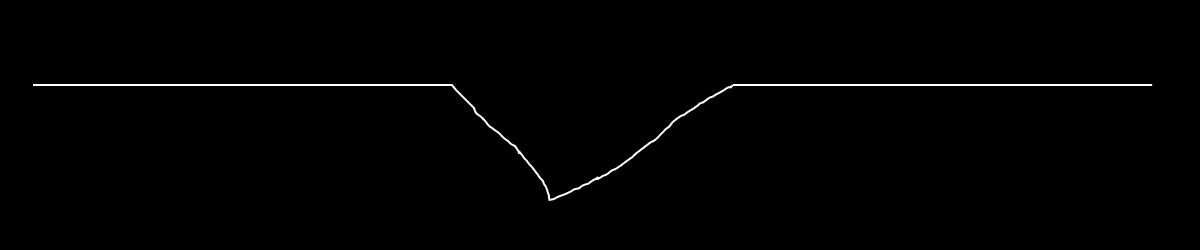
#> input picture OpenCV拟合与特征点识别/center-v1.jpg, 1200 x 250 px
$ python '模板匹配算法.py'
#> lines starting #> are read from the running program, lines starting #| are printed output that depends on the picture
import cv2
import numpy as np
kernel_left = np.array([[1,1,1,1,1,0,0,0],
                        [1,1,1,1,1,1,0,0],
                        [0,0,0,0,0,1,1,0],
                        [0,0,0,0,0,0,1,1]])
kernel_right = np.array([[0,0,0,1,1,1,1,1],
                         [0,0,1,1,1,1,1,1],
                         [0,1,1,0,0,0,0,0],
                         [1,1,0,0,0,0,0,0]])
img = cv2.imread("center-v1.jpg")
#> img is the input picture: shape (250, 1200, 3); min 0, max 255, mean 2.1
gray = cv2.cvtColor(img,cv2.COLOR_BGR2GRAY).astype("float")
start = cv2.getTickCount()
res1 = cv2.filter2D(gray,-1,kernel_left)
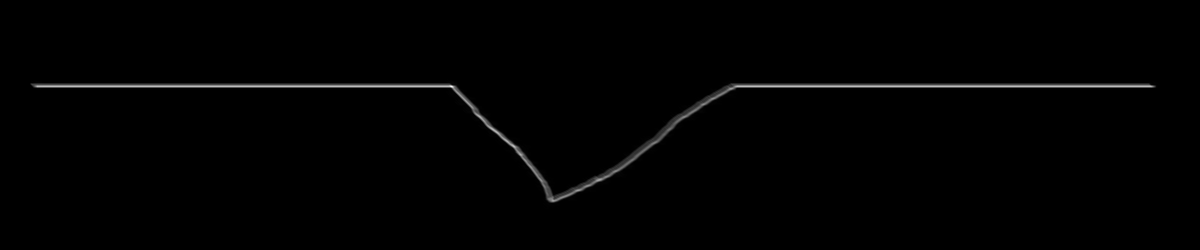
#> res1: shape (250, 1200) float64; min 0, max 3787, mean 31.6; drawn with min black and max white
res2 = cv2.filter2D(gray,-1,kernel_right)
points=  []
max1 = np.max(res1)
#> max1 = 3787
max2 = np.max(res2)
#> max2 = 3730
point1 = np.where(res1==max1)
#> point1 = ([86], [451])
point2 = np.where(res2==max2)
#> point2 = ([86], [734])
print(point2)
#| (array([86]), array([734]))
#points.append(np.where(res2==max2))
print("spend time",(cv2.getTickCount()-start)/cv2.getTickFrequency())
print(points)
print(point1[0])
#| [86]
#> (the run stopped early here; a loop or call above may not have finished)
